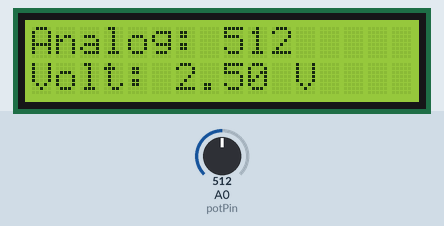
The sketch below on a simulated Arduino Uno, built with avr-gcc and run on an emulated ATmega328P. On the bench: 16×2 character LCD. The test bench sets the inputs (shaded band); at power-on: A0 (potPin) = 512.

Above: at 1.2 s.
1.3 s: A0 (potPin) set to 716
At 2.5 s:
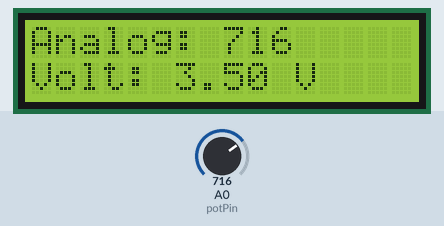
2.8 s: A0 (potPin) set to 900
At 3.3 s:
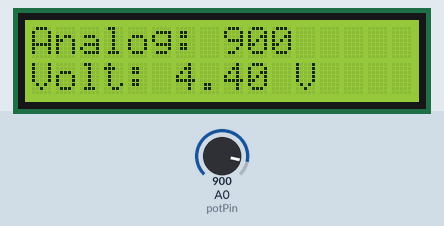
4.3 s: A0 (potPin) set to 1023
At 5.0 s:
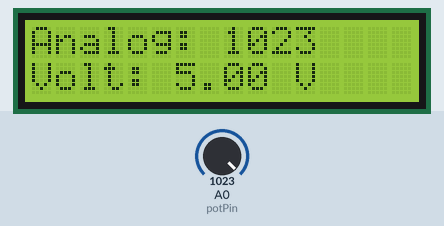
Timing chart, 0 to 7.3 s (numbered marks = the images above; inputs shaded):
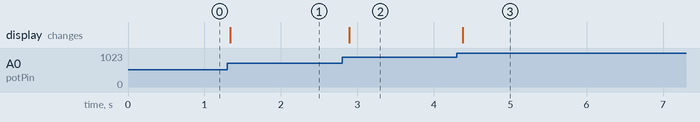

The sketch:

M11_LCD_IIC_Potentiometer.ino
```cpp
#include <Wire.h>
#include <LiquidCrystal_I2C.h>

LiquidCrystal_I2C lcd(0x27, 16, 2);  // LCD address 0x27, 16 columns x 2 rows

const int potPin = A0;  // Potentiometer wiper to A0

void setup() {
  lcd.init();            // Initialize the LCD
  lcd.backlight();       // Turn on the backlight
}

void loop() {
  int analogValue = analogRead(potPin);              // Read analog input (0-1023)
  float voltage = analogValue * (5.0 / 1023.0);      // Convert to voltage (0-5V)

  lcd.setCursor(0, 0);
  lcd.print("Analog: ");
  lcd.print(analogValue);
  lcd.print("   ");  // Clear leftover chars

  lcd.setCursor(0, 1);
  lcd.print("Volt: ");
  lcd.print(voltage, 2);
  lcd.print(" V  "); // Clear leftover chars

  delay(50);
}
```

Measured:
- after the input at 1.3 s, the display: changes at once (image 1)
- after the input at 2.8 s, the display: changes after 0.10 s (image 2)
- after the input at 4.3 s, the display: changes after 0.08 s (image 3)
